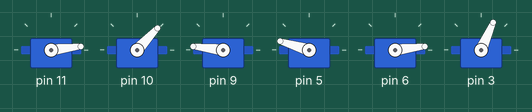
Bench run of a sketch on a simulated Arduino Uno, built with avr-gcc and run on an emulated ATmega328P. Parts: 6 × servo.

Above: at 0.15 s.
At 3.59 s:
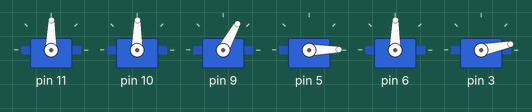
At 8.07 s:
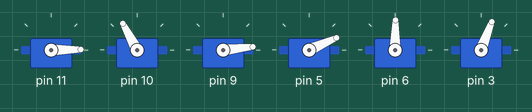
At 17.79 s:
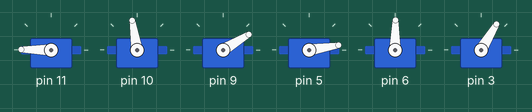
At 28.22 s:
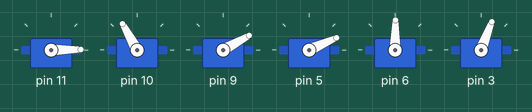
At 38.05 s:
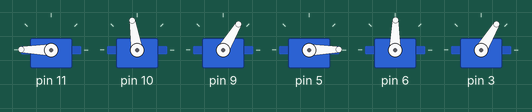
Timing chart, 0 to 40.0 s (numbered marks = the images above):
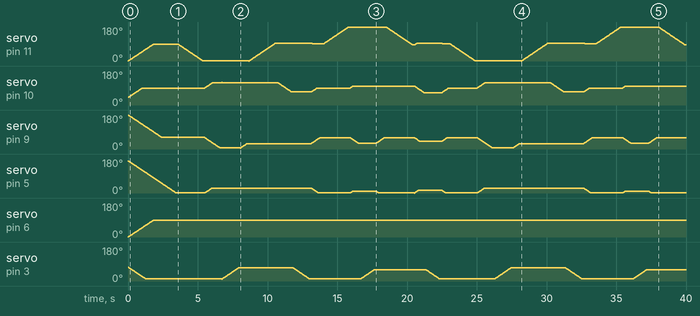

Measured:
- by itself, servo on pin 6: moves from 0° to 89° over 1.8 s

The sketch:

braccioTesting.ino
```cpp
#include <Braccio.h>
#include <Servo.h>

Servo base;
Servo shoulder;
Servo elbow;
Servo wrist_rot;
Servo wrist_ver;
Servo gripper;

void setup() {
  // put your setup code here, to run once:
  pinMode(12, OUTPUT);   // you need to set HIGH the pin 12
  digitalWrite(12, HIGH);
  Braccio.begin(SOFT_START_DISABLED);

}

void loop() {
  /* Sink A to AGV start*/
  Braccio.ServoMovement (20, 90, 90, 60, 0, 90, 10); //AGV up + gripper open
  delay(100);
  Braccio.ServoMovement (20, 0, 90, 60, 0, 90, 10);   //Sink A up + gripper open
  delay(100);
  Braccio.ServoMovement (20, 0, 120, 5, 25, 90, 10);   //Sink A down + gripper open
  delay(100);
  Braccio.ServoMovement (20, 0, 117, 5, 25, 90, 70);   //Sink A down + gripper close
  delay(100);
  Braccio.ServoMovement (20, 0, 120, 30, 25, 90, 70);   //Sink A up + gripper close
  delay(100);
  Braccio.ServoMovement (20, 95, 120, 30, 25, 90, 70); //AGV up + gripper close
  delay(100);
  Braccio.ServoMovement (20, 95, 70, 30, 25, 90, 70); //AGV down + gripper close
  delay(100);
  Braccio.ServoMovement (20, 95, 70, 30, 25, 90, 10); //AGV down + gripper open
  delay(100);
  Braccio.ServoMovement (20, 90, 90, 60, 0, 90, 10); //AGV up + gripper open
  delay(100);
  /* Sink A to AGV end*/

  /* Sink B to AGV start*/
  Braccio.ServoMovement (20, 90, 90, 60, 0, 90, 10); //AGV up + gripper open
  delay(100);
  Braccio.ServoMovement (20, 180, 90, 60, 0, 90, 10);   //Sink B up + gripper open
  delay(100);
  Braccio.ServoMovement (20, 180, 100, 30, 10, 90, 10);   //Sink B down + gripper open
  delay(100);
  Braccio.ServoMovement (20, 180, 100, 30, 10, 90, 60);   //Sink B down + gripper close
  delay(100);
  Braccio.ServoMovement (20, 180, 100, 60, 0, 90, 60);   //Sink B up + gripper close
  delay(100);
  Braccio.ServoMovement (20, 85, 100, 60, 0, 90, 60); //AGV up + gripper close
  delay(100);
  Braccio.ServoMovement (20, 95, 65, 40, 15, 90, 60); //AGV down + gripper close
  delay(100);
  Braccio.ServoMovement (20, 95, 65, 40, 15, 90, 10); //AGV down + gripper open
  delay(100);
  /* Sink B to AGV end*/
}
```
